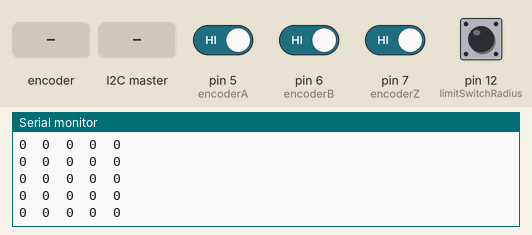
Simulated run of this sketch. Board: Arduino Uno, built with avr-gcc and run on an emulated ATmega328P. Shown: the last lines printed to the serial monitor. The inputs (shaded band) are chosen by the test bench; at power-on: pin 5 (encoderA), pin 6 (encoderB), pin 7 (encoderZ), pin 12 (limitSwitchRadius) HIGH.

Above: at 1.2 s.
1.3 s: rotary encoder on pin 5 (encoderA) / pin 6 (encoderB) turned 1 step (first pin leading)
At 2.1 s:
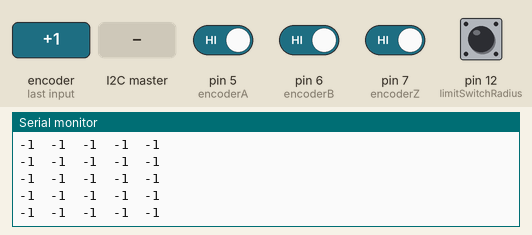
4.5 s: the I2C master sends the byte 0
At 5.2 s:
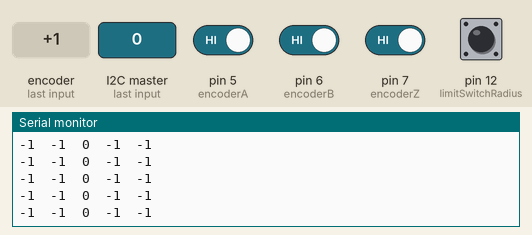
7.5 s: rotary encoder on pin 5 (encoderA) / pin 6 (encoderB) turned 1 step (first pin leading)
At 8.0 s:
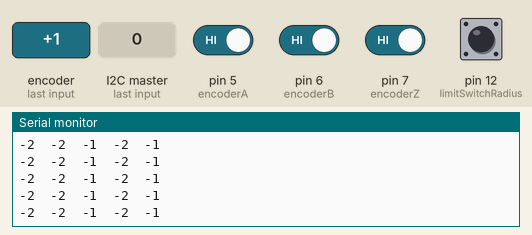
10.7 s: the I2C master sends the byte 0
At 11.3 s:
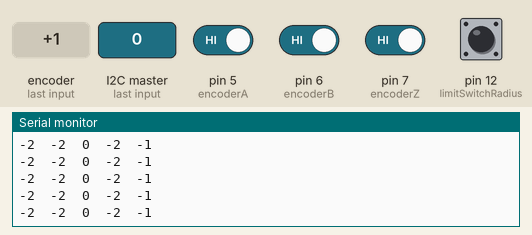
13.7 s: rotary encoder on pin 5 (encoderA) / pin 6 (encoderB) turned 1 step (first pin leading)
At 14.4 s:
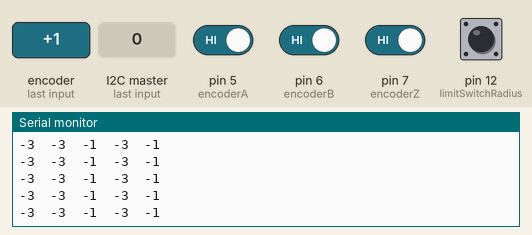
16.9 s: the I2C master sends the byte 1
Timing chart, 0 to 19.9 s (numbered marks = the images above; inputs shaded):
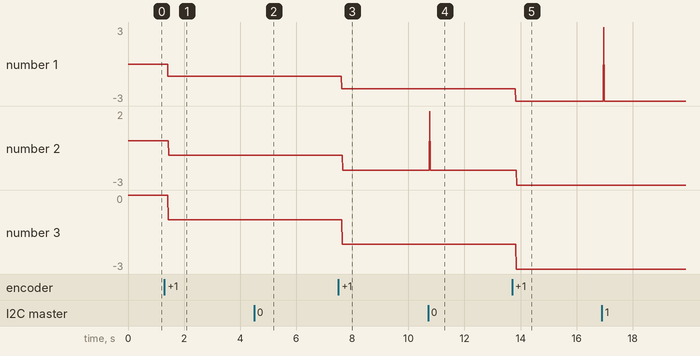

The sketch:

receivefromraspberry.ino
```cpp
#include <Wire.h>
#include <string.h>
#include <AccelStepper.h>
#include <EnableInterrupt.h>
#include <stdio.h>
#include <stdlib.h>

#define encoderA 5
#define encoderB 6
#define encoderZ 7
#define limitSwitchRadius 12

byte slave_address = 7;
long positions[2];
int counter = 0;
float encoderFactor = 2.7777;

volatile int countA = 0;
volatile int countB = 0;
volatile int cumulativeCountA = 0;
volatile int cumulativeCountB = 0;
int pulsesPerRev = 1000;     //This variable will is unique to the type of encoder
int Dir = 0;  // 1 = CW
              // 0 = Stationary
              // -1 = CCW

// Pulses D3, direction D4, Enable D5
AccelStepper rotor(1, 3, 4); //degree motor
AccelStepper radius(1, 8, 9); //radius motor
AccelStepper height(1, 10, 11); //height motor

void setup() {
  Wire.begin(slave_address);
  Wire.onReceive(receiveEvent);
  Serial.begin(9600);

  rotor.setMaxSpeed(30000);
  radius.setMaxSpeed(30000);
  rotor.setAcceleration(1500);
  radius.setAcceleration(1500);
  height.setMaxSpeed(30000);
  height.setAcceleration(1500);

  pinMode(encoderA, INPUT_PULLUP);
  pinMode(encoderB, INPUT_PULLUP);
  pinMode(encoderZ, INPUT_PULLUP);
  pinMode(limitSwitchRadius, INPUT_PULLUP);
  enableInterrupt(encoderA, pulseA, RISING);
  enableInterrupt(encoderB, pulseB, RISING);
  enableInterrupt(encoderZ, pulseZ, RISING);
  enableInterrupt(limitSwitchRadius, stopRadiusMotor, RISING);
}

void loop() {
  Serial.print(countA);
  Serial.print('\t');
  Serial.print(countB);
  Serial.print('\t');
  Serial.print(cumulativeCountA);
  Serial.print('\t');
  Serial.print(cumulativeCountB);
  Serial.print('\t');
  Serial.println(Dir);
}


/**
 * moves bot in angle direction
 */
void moveRotor(int angle) {
  cumulativeCountA = 0;
  rotor.moveTo(angle); //set distance
      while (angle - (abs(cumulativeCountA)/encoderFactor) > 0) {
          rotor.run();
      }
  }

void moveRadius(int r) {
    radius.moveTo(r);
    while (radius.distanceToGo() > 0) {
      radius.run();
      }
  }

void moveZ(int z) {
    height.moveTo(z);
    while (height.distanceToGo() > 0) {
      height.run();
      }
  }

/**
 * I2C Receive and make integer values
 */
void receiveEvent(int howMany) {
  counter += 1;
  int numOfBytes = Wire.available();

  byte b = Wire.read();  //cmd

  char str[8] = "";
  for(int i=0; i<numOfBytes-1; i++){
    char data = Wire.read();
    strncat(str,&data,1);
  }
  if (b == 0) { //degree
    positions[0] = atoi(str);
    moveRotor(positions[0]);
    }
  if (b == 1) { //radius
    positions[1] = atoi(str);
    moveRadius(positions[1]);
    }
  if (b == 2) {
    positions[2] = atoi(str);
    moveZ(positions[2]);
    }
  Serial.println(positions[0]);
}

/*
 * ***** Rotary Encoder Functions *****
 */

void checkDirection(){
  if(digitalRead(encoderB) ==  HIGH){
    Dir = 1;
  }
  else if(digitalRead(encoderB) ==  LOW){
    Dir = -1;
  }
}

void pulseA(){
  checkDirection();
  countA += Dir;
  cumulativeCountA += Dir;
}

void pulseB(){
  countB += Dir;
  cumulativeCountB += Dir;
}

void pulseZ(){
  countA = 0;   //reset counters at "home" reference point
  countB = 0;
}

void stopRadiusMotor() {
  radius.stop();
}
```

Measured:
- after the input at 1.3 s, the serial monitor: prints a new line after 0.12 s (image 1)
- after the input at 4.5 s, the serial monitor: prints a new line after 0.06 s (image 2)
- after the input at 7.5 s, the serial monitor: prints a new line after 0.12 s (image 3)
- after the input at 10.7 s, the serial monitor: prints a new line after 0.06 s (image 4)
- after the input at 13.7 s, the serial monitor: prints a new line after 0.12 s (image 5)
- plotted number 1: 0 → -1 after the input at 1.3 s, -1 → -2 after the input at 7.5 s, -2 → -3 after the input at 13.7 s
- plotted number 2: 0 → -1 after the input at 1.3 s, -1 → -2 after the input at 7.5 s, -2 → -3 after the input at 13.7 s
- plotted number 3: 0 → -1 after the input at 1.3 s, -1 → -2 after the input at 7.5 s, -2 → -3 after the input at 13.7 s
